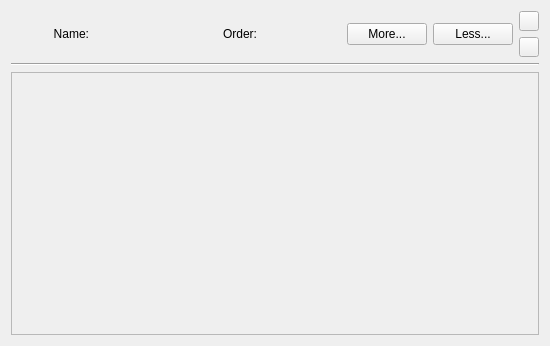
<?xml version="1.0" encoding="UTF-8"?>
<ui version="4.0">
 <class>Form</class>
 <widget class="QWidget" name="Form">
  <property name="geometry">
   <rect>
    <x>0</x>
    <y>0</y>
    <width>550</width>
    <height>346</height>
   </rect>
  </property>
  <property name="windowTitle">
   <string>Form</string>
  </property>
  <layout class="QVBoxLayout" name="verticalLayout_2">
   <item>
    <layout class="QHBoxLayout" name="horizontalLayout" stretch="1,1,1,1,1,1,0">
     <item>
      <widget class="QLabel" name="label">
       <property name="text">
        <string>Name:</string>
       </property>
       <property name="alignment">
        <set>Qt::AlignRight|Qt::AlignTrailing|Qt::AlignVCenter</set>
       </property>
      </widget>
     </item>
     <item>
      <widget class="QLabel" name="label_name">
       <property name="text">
        <string/>
       </property>
      </widget>
     </item>
     <item>
      <widget class="QLabel" name="label_2">
       <property name="text">
        <string>Order:</string>
       </property>
       <property name="alignment">
        <set>Qt::AlignRight|Qt::AlignTrailing|Qt::AlignVCenter</set>
       </property>
      </widget>
     </item>
     <item>
      <widget class="QLabel" name="label_order">
       <property name="text">
        <string/>
       </property>
      </widget>
     </item>
     <item>
      <widget class="QPushButton" name="button_more">
       <property name="maximumSize">
        <size>
         <width>100</width>
         <height>16777215</height>
        </size>
       </property>
       <property name="text">
        <string>More...</string>
       </property>
      </widget>
     </item>
     <item>
      <widget class="QPushButton" name="button_less">
       <property name="maximumSize">
        <size>
         <width>100</width>
         <height>16777215</height>
        </size>
       </property>
       <property name="text">
        <string>Less...</string>
       </property>
      </widget>
     </item>
     <item>
      <layout class="QVBoxLayout" name="verticalLayout_3">
       <property name="sizeConstraint">
        <enum>QLayout::SetDefaultConstraint</enum>
       </property>
       <item alignment="Qt::AlignHCenter|Qt::AlignVCenter">
        <widget class="QPushButton" name="pushButton">
         <property name="maximumSize">
          <size>
           <width>20</width>
           <height>20</height>
          </size>
         </property>
         <property name="text">
          <string/>
         </property>
        </widget>
       </item>
       <item alignment="Qt::AlignHCenter">
        <widget class="QPushButton" name="pushButton_2">
         <property name="maximumSize">
          <size>
           <width>20</width>
           <height>20</height>
          </size>
         </property>
         <property name="text">
          <string/>
         </property>
        </widget>
       </item>
      </layout>
     </item>
    </layout>
   </item>
   <item>
    <widget class="Line" name="line">
     <property name="orientation">
      <enum>Qt::Horizontal</enum>
     </property>
    </widget>
   </item>
   <item>
    <widget class="QScrollArea" name="scrollArea">
     <property name="widgetResizable">
      <bool>true</bool>
     </property>
     <widget class="QWidget" name="scroll_widget">
      <property name="geometry">
       <rect>
        <x>0</x>
        <y>0</y>
        <width>530</width>
        <height>261</height>
       </rect>
      </property>
      <layout class="QVBoxLayout" name="verticalLayout">
       <property name="spacing">
        <number>6</number>
       </property>
       <property name="leftMargin">
        <number>0</number>
       </property>
       <property name="topMargin">
        <number>0</number>
       </property>
       <property name="rightMargin">
        <number>0</number>
       </property>
       <property name="bottomMargin">
        <number>0</number>
       </property>
       <item>
        <spacer name="verticalSpacer">
         <property name="orientation">
          <enum>Qt::Vertical</enum>
         </property>
         <property name="sizeHint" stdset="0">
          <size>
           <width>20</width>
           <height>265</height>
          </size>
         </property>
        </spacer>
       </item>
      </layout>
     </widget>
    </widget>
   </item>
  </layout>
 </widget>
 <resources/>
 <connections/>
</ui>
